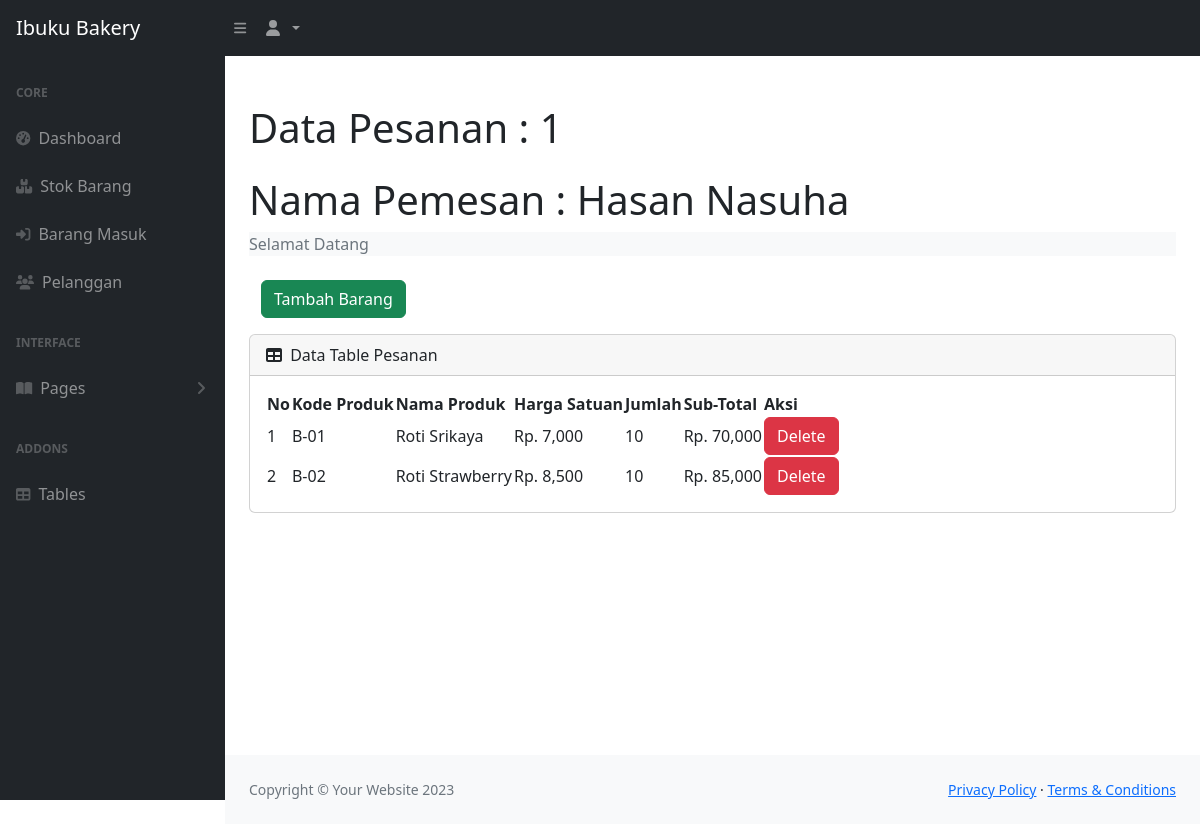
The page /view.php?idp=1 (signed in) on the database as committed earlier.
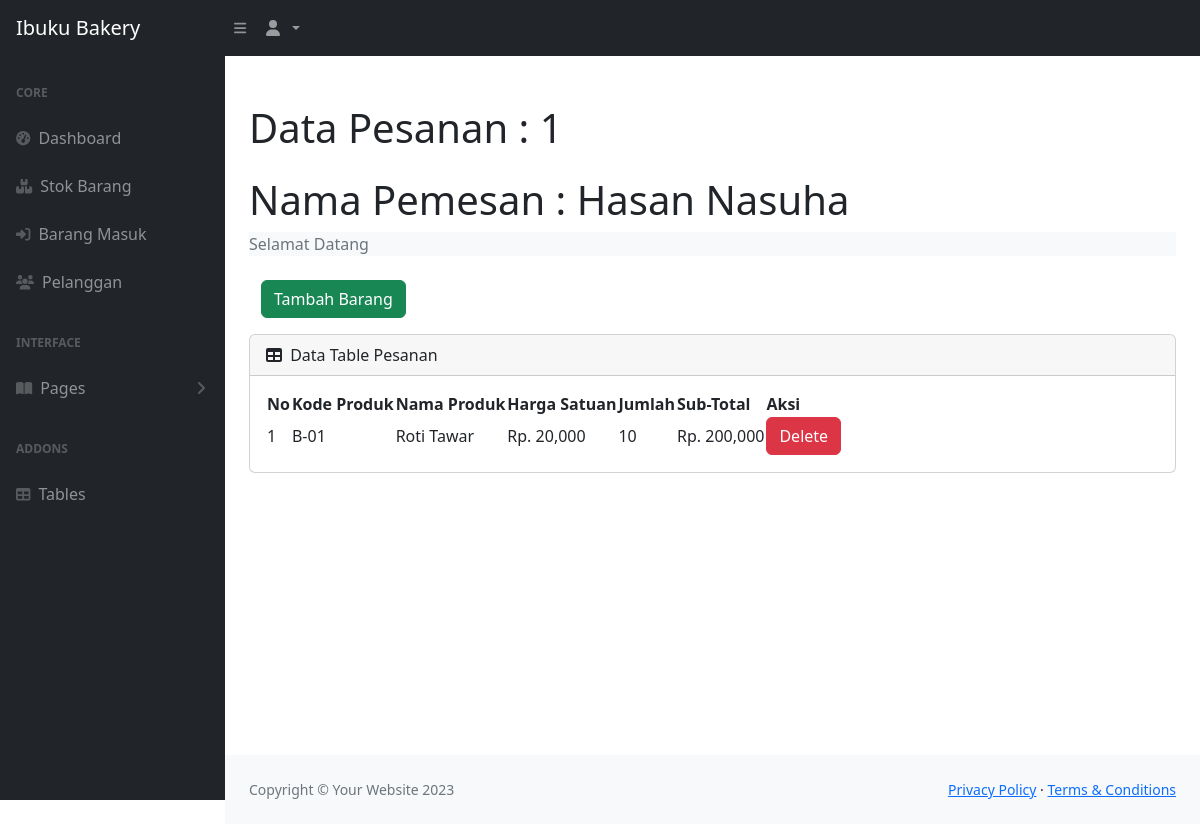
The same page on the database as committed later.
### tables this page shows
CREATE TABLE `detailpesanan` (
  `iddetailpesanan` int(11) NOT NULL,
  `idpesanan` int(11) DEFAULT NULL,
  `idproduk` int(11) DEFAULT NULL,
  `qty` int(11) DEFAULT NULL
);

CREATE TABLE `produk` (
  `idproduk` int(11) NOT NULL,
  `kode_produk` varchar(50) DEFAULT NULL,
  `nama_produk` varchar(50) NOT NULL,
  `deskripsi` varchar(50) NOT NULL,
  `harga` int(11) DEFAULT NULL,
  `stok` int(11) DEFAULT NULL,
  `gambar` text NOT NULL
);

### view.php (the view, shortened to what the changed rows need)
<?php
  require 'logincek.php';
  if(isset($_GET['idp'])){
    $idp = $_GET['idp'];
    $ambilnamapelanggan = mysqli_query($con, "SELECT * FROM pesanan p, pelanggan pl WHERE p.idpelanggan=pl.idpelanggan AND p.idpesanan='$idp'");
    $np = mysqli_fetch_array($ambilnamapelanggan);
    $namapel = $np['nama_pelanggan'];
  }
  else {
    header('location:index.php');
  }
?>
<!DOCTYPE html>
<html lang="en">
  <head>
    <link href="https://cdn.jsdelivr.net/npm/simple-datatables@7.1.2/dist/style.min.css" rel="stylesheet" />
    <link href="css/index.css" rel="stylesheet" />
  </head>
  <body class="sb-nav-fixed">
    <div id="layoutSidenav">
      <div id="layoutSidenav_content">
        <main>
          <div class="container-fluid px-4">
            <h1 class="mt-4">Data Pesanan : <?=$idp;?></h1>
            <h1 class="mt-4">Nama Pemesan : <?=$namapel;?></h1>
            <div class="card mb-4">
              <div class="card-body">
                <table id="datatablesSimple">
                  <thead>
                    <tr>
                      <th>No</th>
                      <th>Kode Produk</th>
                      <th>Nama Produk</th>
                      <th>Harga Satuan</th>
                      <th>Jumlah</th>
                      <th>Sub-Total</th>
                      <th>Aksi</th>
                    </tr>
                  </thead>
                  <tbody>
                  <?php
                    $get = mysqli_query($con, "SELECT * FROM detailpesanan p, produk pr WHERE p.idproduk=pr.idproduk AND idpesanan='$idp'");
                    $i = 1;
                    while($p = mysqli_fetch_array($get)){
                      $kodeproduk = $p['kode_produk'];
                      $nama_produk = $p['nama_produk'];
                      $harga = $p['harga'];
                      $qty = $p['qty'];
                      $subtotal = $qty * $harga;
                  ?>
                    <tr>
                      <td><?=$i++;?></td>
                      <td><?=$kodeproduk;?></td>
                      <td><?=$nama_produk;?></td>
                      <td>Rp. <?=number_format($harga);?></td>
                      <td><?=number_format($qty);?></td>
                      <td>Rp. <?=number_format($subtotal);?></td>
                      <td><a href="" class="btn btn-danger ">Delete</a></td>
                    </tr>
                  <?php
                    };
                  ?>
                  </tbody>
                </table>
              </div>
            </div>
          </div>
        </main>
      </div>
    </div>
  </body>
</html>

Rows that differ between the two databases and show on the page:
no longer on this page (row unchanged): detailpesanan: idproduk.kode_produk "B-01", idproduk.nama_produk "Roti Srikaya", idproduk.harga "7,000", qty "10", qty.harga "70,000"
changed through a linked row, detailpesanan: idproduk.kode_produk "B-02" → "B-01"; idproduk.nama_produk "Roti Strawberry" → "Roti Tawar"; idproduk.harga "8,500" → "20,000"; qty.harga "85,000" → "200,000"
